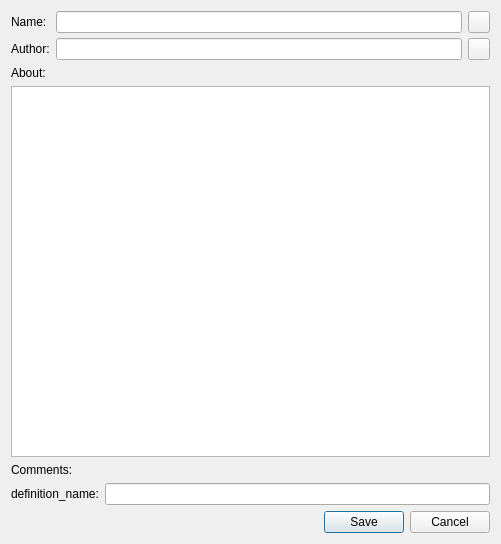
<?xml version="1.0" encoding="UTF-8"?>
<ui version="4.0">
 <class>Dialog</class>
 <widget class="QDialog" name="Dialog">
  <property name="geometry">
   <rect>
    <x>0</x>
    <y>0</y>
    <width>501</width>
    <height>544</height>
   </rect>
  </property>
  <property name="windowTitle">
   <string>Dialog</string>
  </property>
  <layout class="QGridLayout" name="gridLayout">
   <item row="0" column="0">
    <layout class="QVBoxLayout" name="verticalLayout" stretch="0,0,0,0,0,0">
     <item>
      <layout class="QVBoxLayout" name="verticalLayout_7">
       <item>
        <layout class="QHBoxLayout" name="horizontalLayout">
         <item>
          <layout class="QVBoxLayout" name="verticalLayout_3">
           <property name="spacing">
            <number>5</number>
           </property>
           <property name="bottomMargin">
            <number>0</number>
           </property>
           <item>
            <widget class="QLabel" name="name">
             <property name="text">
              <string>Name:</string>
             </property>
            </widget>
           </item>
           <item>
            <widget class="QLabel" name="label_2">
             <property name="text">
              <string>Author:</string>
             </property>
            </widget>
           </item>
          </layout>
         </item>
         <item>
          <layout class="QVBoxLayout" name="verticalLayout_4">
           <property name="spacing">
            <number>5</number>
           </property>
           <item>
            <widget class="QLineEdit" name="name_edit">
             <property name="maxLength">
              <number>300</number>
             </property>
            </widget>
           </item>
           <item>
            <widget class="QLineEdit" name="author_edit"/>
           </item>
           <item>
            <layout class="QHBoxLayout" name="horizontalLayout_2"/>
           </item>
          </layout>
         </item>
         <item>
          <layout class="QVBoxLayout" name="verticalLayout_5">
           <property name="spacing">
            <number>5</number>
           </property>
           <item>
            <widget class="QPushButton" name="name_undo_icon">
             <property name="maximumSize">
              <size>
               <width>22</width>
               <height>22</height>
              </size>
             </property>
             <property name="text">
              <string/>
             </property>
            </widget>
           </item>
           <item>
            <widget class="QPushButton" name="author_undo_icon">
             <property name="maximumSize">
              <size>
               <width>22</width>
               <height>22</height>
              </size>
             </property>
             <property name="text">
              <string/>
             </property>
            </widget>
           </item>
          </layout>
         </item>
        </layout>
       </item>
      </layout>
     </item>
     <item>
      <widget class="QLabel" name="label">
       <property name="text">
        <string>About:</string>
       </property>
      </widget>
     </item>
     <item>
      <widget class="QTextEdit" name="about_edit">
       <property name="tabChangesFocus">
        <bool>true</bool>
       </property>
      </widget>
     </item>
     <item>
      <widget class="QLabel" name="comments_label">
       <property name="text">
        <string>Comments:</string>
       </property>
      </widget>
     </item>
     <item>
      <layout class="QHBoxLayout" name="horizontalLayout_3">
       <item>
        <widget class="QLabel" name="definition_label">
         <property name="text">
          <string>definition_name:</string>
         </property>
        </widget>
       </item>
       <item>
        <widget class="QLineEdit" name="definition_linedit"/>
       </item>
      </layout>
     </item>
     <item>
      <widget class="QDialogButtonBox" name="button_box">
       <property name="standardButtons">
        <set>QDialogButtonBox::Cancel|QDialogButtonBox::Save</set>
       </property>
       <property name="centerButtons">
        <bool>false</bool>
       </property>
      </widget>
     </item>
    </layout>
   </item>
  </layout>
 </widget>
 <resources/>
 <connections>
  <connection>
   <sender>button_box</sender>
   <signal>accepted()</signal>
   <receiver>Dialog</receiver>
   <slot>accept()</slot>
   <hints>
    <hint type="sourcelabel">
     <x>250</x>
     <y>525</y>
    </hint>
    <hint type="destinationlabel">
     <x>1</x>
     <y>447</y>
    </hint>
   </hints>
  </connection>
  <connection>
   <sender>button_box</sender>
   <signal>rejected()</signal>
   <receiver>Dialog</receiver>
   <slot>reject()</slot>
   <hints>
    <hint type="sourcelabel">
     <x>452</x>
     <y>524</y>
    </hint>
    <hint type="destinationlabel">
     <x>498</x>
     <y>121</y>
    </hint>
   </hints>
  </connection>
 </connections>
</ui>
